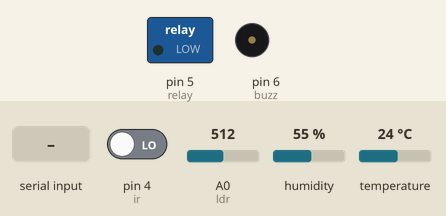
Recording of a sketch running on a simulated Arduino Uno, built with avr-gcc and run on an emulated ATmega328P. On the bench: switched loads named in the sketch (green lamp = pin HIGH), buzzer (waves = sounding, pin HIGH). The inputs (shaded band) are chosen by the test bench; at power-on: pin 4 (ir) LOW, A0 (ldr) = 512, humidity 55 %, temperature 24 °C.

Above: at 3.2 s.
3.3 s: pin 4 (ir) driven HIGH
At 3.95 s:
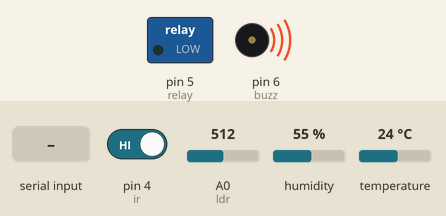
7.9 s: "1" received over the second serial link
At 9.12 s:
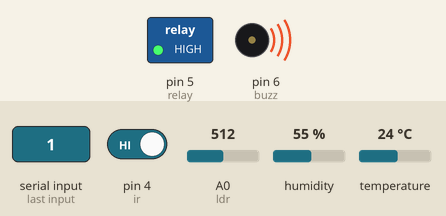
11.4 s: "0" received over the second serial link
At 14.8 s:
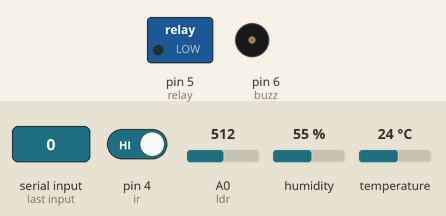
15.0 s: pin 4 (ir) driven LOW
At 16.0 s:
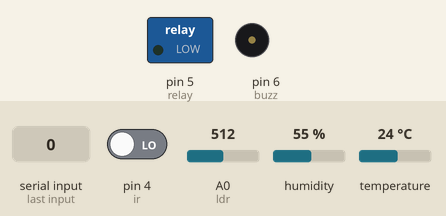
Timing chart, 0 to 17.5 s (numbered marks = the images above; inputs shaded):
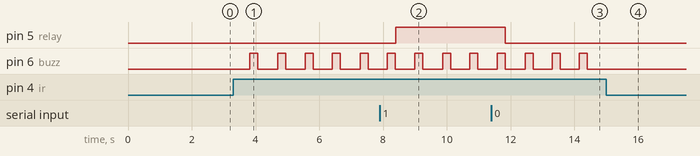

The sketch:

Smart_Home_json.ino
```cpp
/************* Smart Home ******************
  This project collects data from the sensors like DHT11,
  LDR, IR and sends them serially using a HC-05 BT device
  to the Raspberry-pi in json string format.
  ---------------------------------------------------------
  created on 2 Dec 2015
  by Abhay Shankar Bharadwaj
  abhaysbharadwaj@gmail.com
  facebook.com/abhaysbharadwaja
  ---------------------------------------------------------
  credits go to Benoit Blanchon for the ArduinoJson library
  and Adafruit industries / Lady Ada for the DHT library
  ---------------------------------------------------------
  This project code is in the public domain.
  It is given as is, and any modifications can be done
  as an open sorce standard. credits to be updated wherever
  and whenever necessary.
  ---------------------------------------------------------
  ----------------- connection details --------------------
  ldr to A0
  DHT!! to D12
  IR to D4
  Relay to D5
  sensor1 to D6 -- connect a pizeo buzzer
  BT Tx to software Rx (D11)
  BT Rx to software Tx (D10)
  ----------------------------------------------------------
  you must include the "ArduinoJson", "DHT" and "SoftwareSerial"
  libraries in arduino's library directory
  (C:\Program Files (x86)\Arduino\libraries)
  (or ...\Arduino\libraries)
  you can download the libraries from:
  ArduinoJson: https://github.com/bblanchon/ArduinoJson
  SoftwareSerial: https://github.com/arduino/Arduino/tree/master/hardware/arduino/avr/libraries/SoftwareSerial
  DHT: https://github.com/adafruit/DHT-sensor-library

**********************************************************/
#include <ArduinoJson.h>
#include <SoftwareSerial.h>
#include <DHT.h>
#define DHTPIN 12     // what pin we're connected to
#define DHTTYPE DHT11   // DHT 11 sensor
DHT dht(DHTPIN, DHTTYPE); //initilize the DHT sensor
int ldr = A0;   // LDR connected to A0
int relay = 5;
int ir = 4;
int buzz = 6;

int rx = 11; // softwareserial rx of arduino is pin 11
int tx = 10; // softwareserial tx of arduino is pin 12
SoftwareSerial mySerial(rx, tx);

float h, t;
int l;  // variable to store the value coming from the sensor
int bt = 0; // variable to store incoming BT data

void setup()
{
  pinMode(relay, OUTPUT);
  pinMode(ldr, INPUT);
  pinMode(ir, INPUT);
  pinMode(buzz, OUTPUT);
  Serial.begin(9600);
  mySerial.begin(9600);
  dht.begin();
  delay(2000);
}

void loop()
{
  relay_control();//control relay by reading serial data 0=off, 1=on
  humidity_read();//read humidity value
  temperature_read();//read temperature
  light_read(); //read LDR value
  json_print();// send sensor values serially in json format
  ir_control(); // read IR and change buzzer state
  delay(10);
}

/////////////////////////////////////////////////////////////////////////////////////////////
void json_print()
{
  StaticJsonBuffer<300> jsonBuffer;
  JsonObject& root = jsonBuffer.createObject();
  root["humidity"] = h;
  root["temp"] = t;
  root["light"] = l;
  root.printTo(mySerial);
  mySerial.println();
  delay(50);
}

void humidity_read()
{
  h = dht.readHumidity();  // Reading temperature or humidity takes about 250 milliseconds!
}

void temperature_read()
{
  t = dht.readTemperature();  // Read temperature as Celsius (the default)
}

void light_read()
{
  l = analogRead(ldr); //Read LDR value
}

void relay_control()
{
  if (mySerial.available() > 0)
    bt = mySerial.read();
  if (bt == '1')
    digitalWrite(relay, HIGH);
  else if (bt == '0')
    digitalWrite(relay, LOW);
  delay(500);
}

void ir_control()
{
  int i = digitalRead(ir);
  if (i == 1)
  {
    for (int j=5; j>0; j--)
    {
      digitalWrite(buzz, HIGH);
      delay(50);
      digitalWrite(buzz,LOW);
    }
  }
  else if (i == 0)
  {
    digitalWrite(buzz, LOW);
  }
}
```

Measured:
- after the input at 3.3 s, pin 6 (buzz): alternates HIGH for 0.25 s and LOW for 0.62 s, starting after 0.52 s
- after the input at 7.9 s, pin 5 (relay): LOW → HIGH after 0.50 s
- after the input at 11.4 s, pin 5 (relay): HIGH → LOW after 0.44 s
- after the input at 15.0 s, pin 6 (buzz): stops changing and stays LOW
